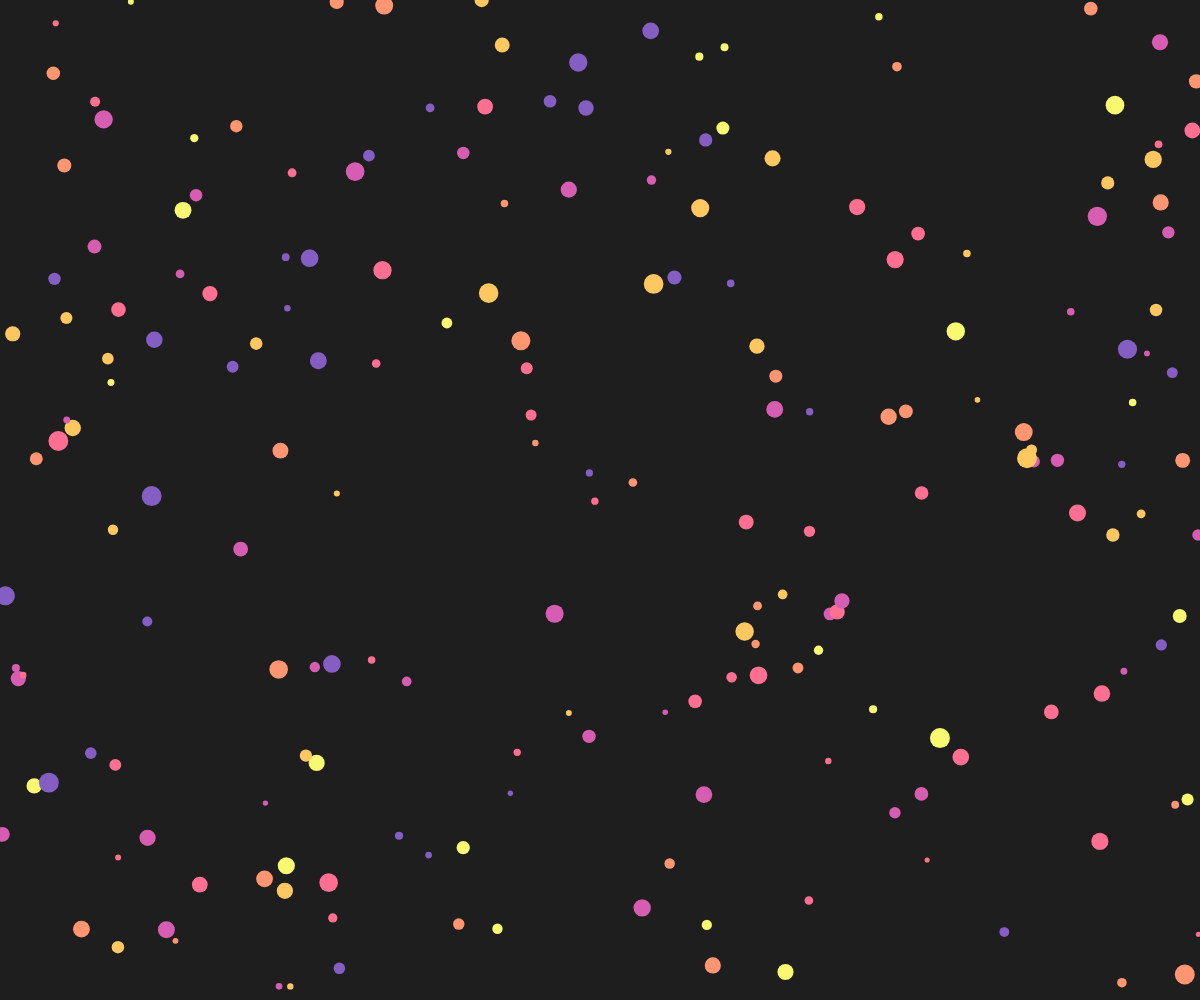
Frame 1 (no input)
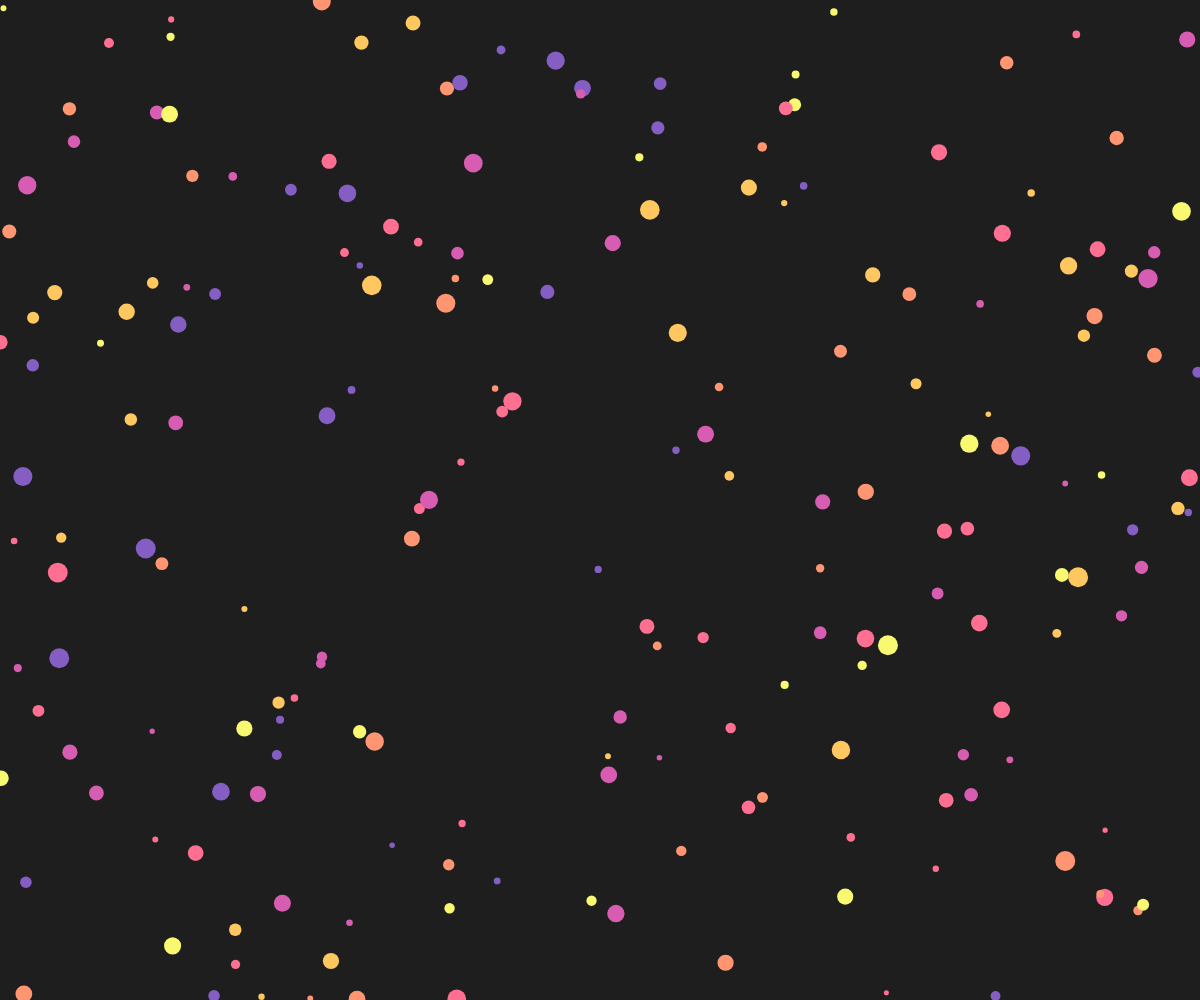
Frame 60 (no input)
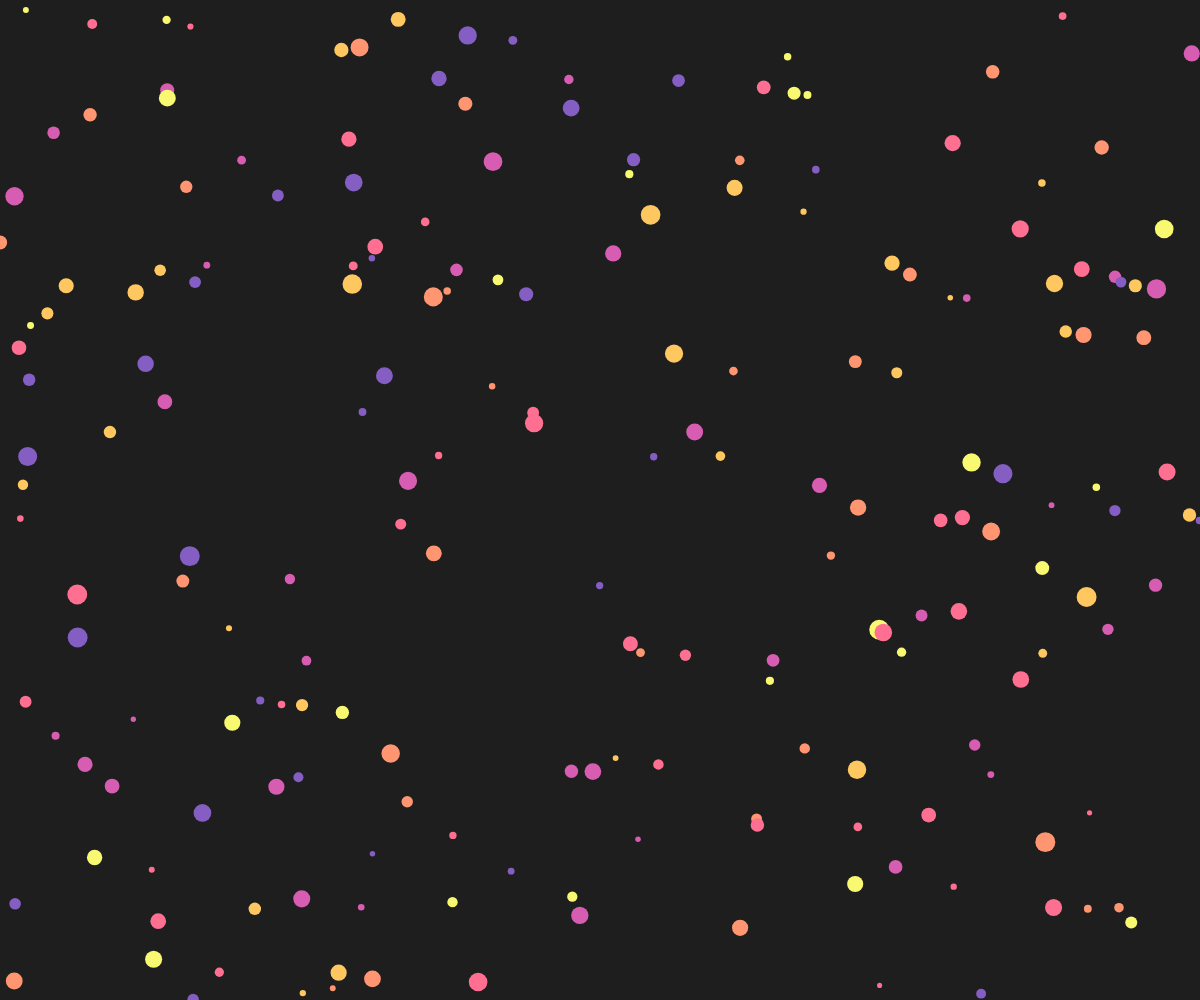
Frame 120 (the mouse pressed at the canvas centre since frame 60)

The p5.js sketch that drew these frames (run headless with seeded random() and noise() and a simulated clock; from frame 60 on, the mouse is pressed at the canvas centre):

// p5.js sketch
// ── sketch.js
var balls = [];
var numBalls = 200;
var colorPalette = [
  [132,94,194],
  [214,93,177],
  [255,111,145],
  [255,150,113],
  [255,199,95],
  [249,248,113]
];

function setup() {
  createCanvas(windowWidth, windowHeight);
  textAlign(CENTER, TOP);
  textSize(18);
  noStroke();
  frameRate(20);
  for (var i=0; i<numBalls; i++) {
    var ball = new Ball();
    balls.push(ball);
  }
}

function draw() {
  background(30);
  for (var i=0; i<balls.length; i++) {
    balls[i].display();
    balls[i].update();
  }
  fill(255);
}

function Ball() {
  this.position = createVector(random(width), random(height));
  this.diameter = random(5, 20);
  this.color = random(colorPalette);
  this.direction = createVector(random(-5,5), random(-5,5));

  this.display = function(){
    fill(this.color);
    ellipse(this.position.x, this.position.y, this.diameter, this.diameter);
  };
  this.update = function() {
    // Add damping
    this.direction.x = this.direction.x * 0.97;
    this.direction.y = this.direction.y * 0.97;

    // Reset direction if almost stopped
    if (abs(this.direction.x) + abs(this.direction.y) < 0.1) {
      this.direction = createVector(random(-5,5), random(-5,5));
    }

    // Update position
    this.position.x = this.position.x + this.direction.x;
    this.position.y = this.position.y + this.direction.y;
    if (this.position.x <= 0 || this.position.x >= width) {
      this.direction.x = - this.direction.x;
    }
    if (this.position.y <= 0 || this.position.y >= height) {
      this.direction.y = - this.direction.y;
    }
    this.position.x = constrain(this.position.x, 0, width);
    this.position.y = constrain(this.position.y, 0, height);
  };
}

function windowResized() {
  resizeCanvas(windowWidth, windowHeight);
}
